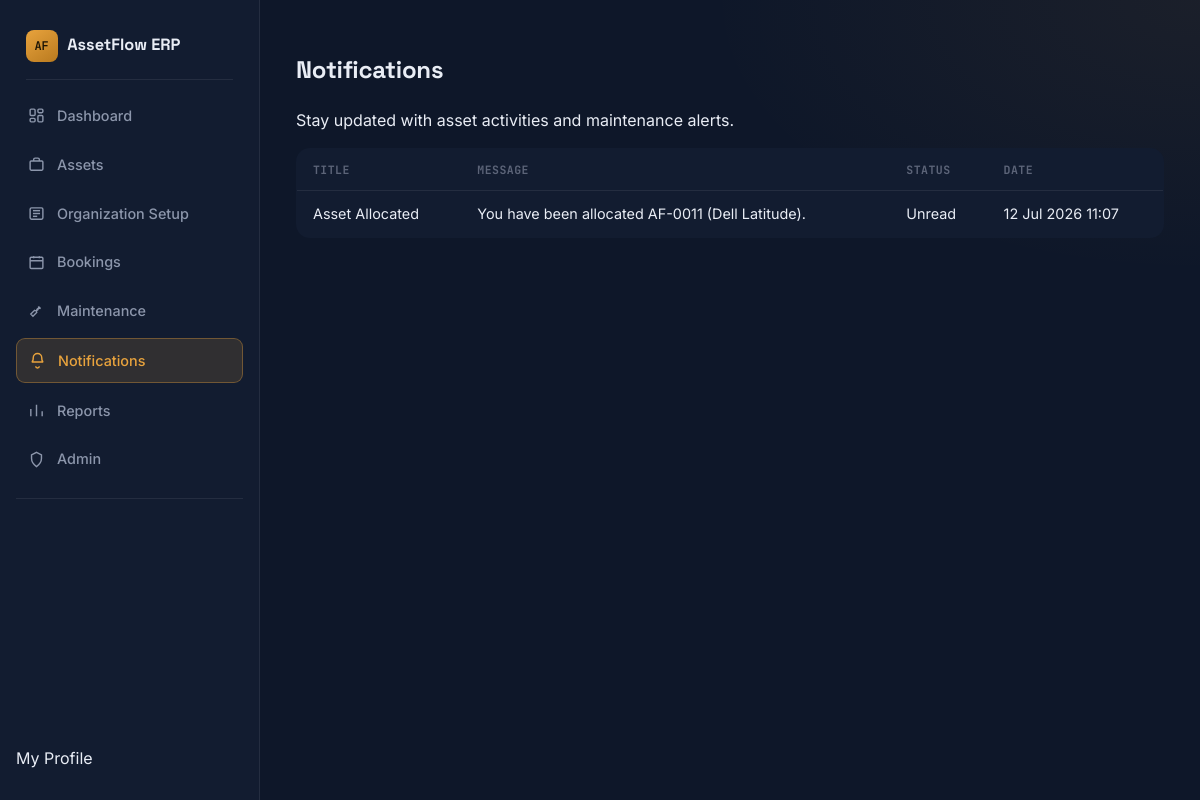
The app's page /notifications/ (signed in) with its own data.
### notifications/models.py (models this page shows, shortened)
class Notification(models.Model):
    user = models.ForeignKey(
        User,
        on_delete=models.CASCADE
    )
    title = models.CharField(max_length=200)
    message = models.TextField()
    is_read = models.BooleanField(default=False)
    created_at = models.DateTimeField(auto_now_add=True)
    class Meta:
        ordering = ["-created_at"]

### notifications/views.py (the view)
@login_required
def notification_list(request):
    notifications = Notification.objects.filter(
        user=request.user
    )
    return render(
        request,
        "notifications/notification_list.html",
        {
            "notifications": notifications
        }
    )

### templates/notifications/notification_list.html (shortened to what this page needs)
{% extends "base.html" %}
{% block content %}
<div class="page-head" style="display:flex;justify-content:space-between;align-items:center;">
    <div>
        <h2>Notifications</h2>
        <p>Stay updated with asset activities and maintenance alerts.</p>
    </div>
</div>
<table>
    <thead>
        <tr>
            <th>Title</th>
            <th>Message</th>
            <th>Status</th>
            <th>Date</th>
        </tr>
    </thead>
    <tbody>
        {% for notification in notifications %}
        <tr>
            <td>{{ notification.title }}</td>
            <td>{{ notification.message }}</td>
            <td>
                {% if notification.is_read %}
                    Read
                {% else %}
                    Unread
                {% endif %}
            </td>
            <td>{{ notification.created_at|date:"d M Y H:i" }}</td>
        </tr>
        {% empty %}
        <tr>
            <td colspan="4" style="text-align:center;">
                No notifications found.
            </td>
        </tr>
        {% endfor %}
    </tbody>
</table>
{% endblock %}

### templates/base.html (style rules this page uses)
:root { --bg: #0b1220; --bg-soft: #0e1729; --surface: #121c30; --surface-2: #182236; --border: rgba(232, 237, 245, 0.08); --border-strong: rgba(232, 237, 245, 0.16); --text-main: #e9edf5; --text-muted: #8c96ab; --text-faint: #5c6478; --accent: #e8a33d; --accent-soft: rgba(232, 163, 61, 0.14); --accent-dim: rgba(232, 163, 61, 0.35); --ok: #34d399; --ok-soft: rgba(52, 211, 153, 0.14); --danger: #f1665f; --danger-soft: rgba(241, 102, 95, 0.14); --radius: 14px; --sidebar-w: 260px; --font-display: 'Space Grotesk', system-ui, sans-serif; --font-body: 'Inter', system-ui, sans-serif; --font-mono: 'JetBrains Mono', ui-monospace, monospace; }
* { box-sizing: border-box; }
body { margin: 0; }
body { background: radial-gradient(900px 500px at 100% 0%, rgba(232, 163, 61, 0.06), transparent 55%), var(--bg-soft); color: var(--text-main); font-family: var(--font-body); line-height: 1.5; }
h1, h2, h3, h4, h5 { font-family: var(--font-display); letter-spacing: -0.01em; }
table { width: 100%; border-collapse: collapse; background: var(--surface); border: 1px solid var(--border); border-radius: var(--radius); overflow: hidden; }
th, td { padding: 0.75rem 1rem; text-align: left; border-bottom: 1px solid var(--border); font-size: 0.9rem; }
th { color: var(--text-faint); font-family: var(--font-mono); font-size: 0.72rem; letter-spacing: 0.04em; text-transform: uppercase; }
tr:last-child td { border-bottom: none; }

### records on screen
Notification: title "Asset Allocated", message "You have been allocated AF-0011 (Dell Latitude).", is_read "Unread", created_at "12 Jul 2026 11:07"
